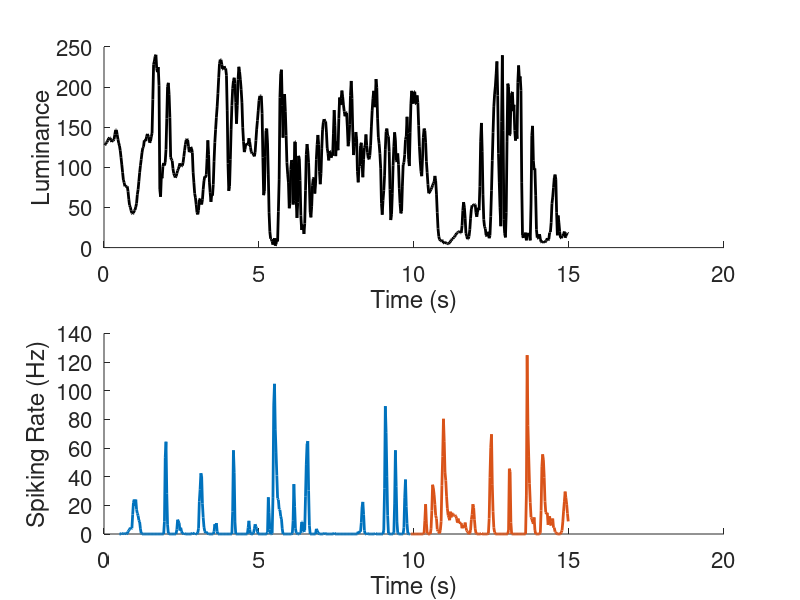
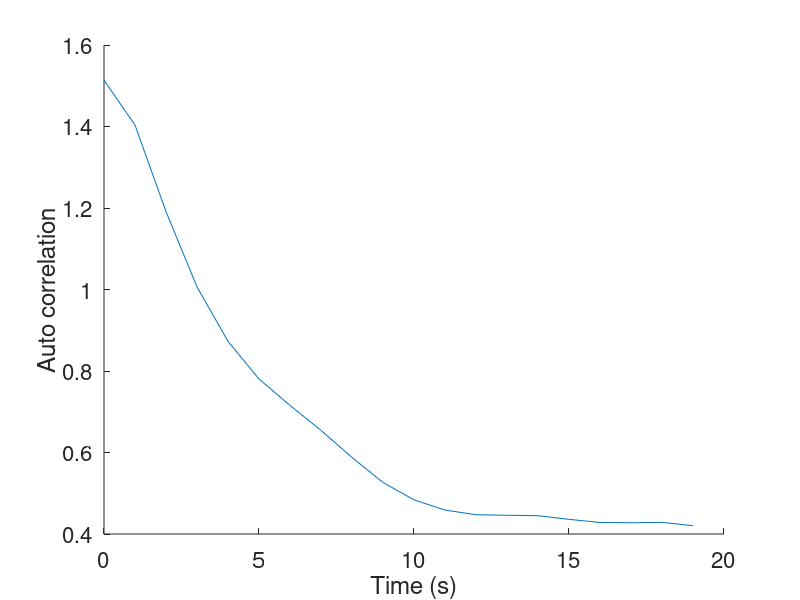
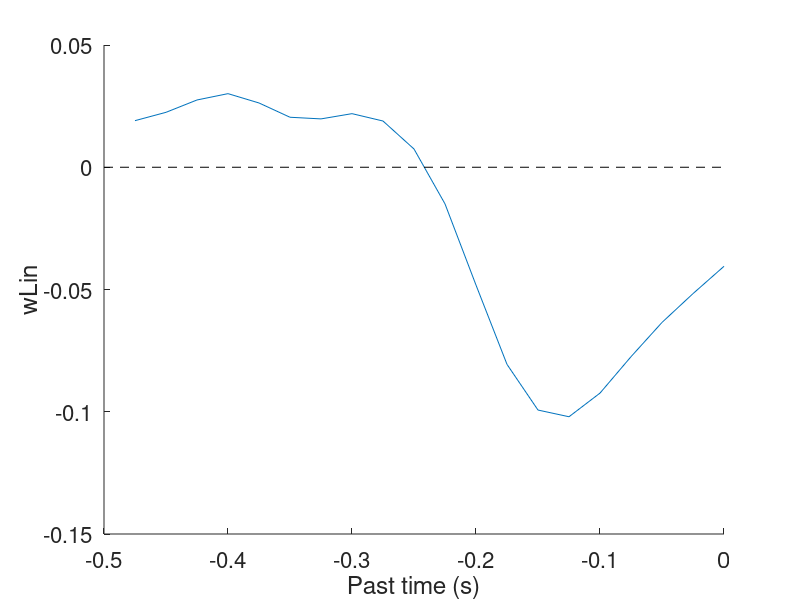
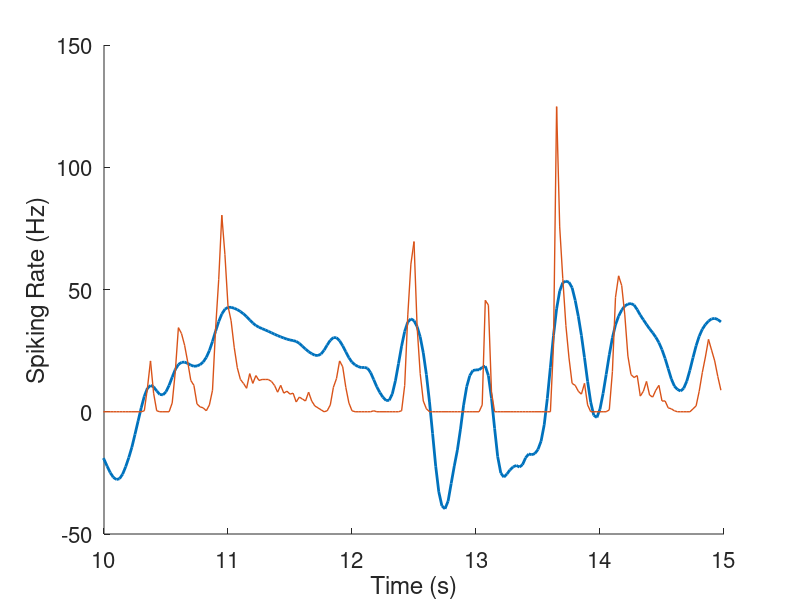

MATLAB code to generate these figures, in order: (Note: this script raises an error after producing the figures.)
%%                    Main Code
%%============================================================================

clc
clear all   % ctrl+r:   comment
close all   % ctrl+t: uncomment

RA = 217276;

%%============================================================================
whos -file dataENSTA_Lect_1.mat % sees  data
% Name             Size              Bytes  Class     Attributes

% binnedOFF      100x599            479200  double              
% binnedON       100x599            479200  double              
% dt               1x1                   8  double              
% stim           599x1                4792  double              

load dataENSTA_Lect_1.mat       % loads data

[R T] = size(binnedOFF);
integrationTime = 0.5/dt;


%% COMPUTE AND VISUALIZE PSTH AND STIMULUS
%%============================================================================
%
% r = mean( n(t,r) , r )
% psth = r/dt
%
timeTr = integrationTime:floor(0.66*T);
timeTe = ceil(0.66*T):T;
TTr = numel(timeTr);
TTe = numel(timeTe);


rTr = mean(binnedOFF(:,timeTr),1);
rTe = mean(binnedOFF(:,timeTe),1);

psthTr = rTr/dt;
psthTe = rTe/dt;

fig=figure;

subplot(2,1,1)
hold on
plot((1:T)*dt,stim,'k','LineWidth',2.0)
xlabel('Time (s)')
ylabel('Luminance')
set(gca,'Fontsize',16);
set(gca,'box','off')

subplot(2,1,2)
hold on
plot(timeTr*dt,psthTr,'LineWidth',2.0)
plot(timeTe*dt,psthTe,'LineWidth',2.0)
xlabel('Time (s)')
ylabel('Spiking Rate (Hz)')
set(gca,'Fontsize',16);
set(gca,'box','off')


%%  LINEAR MODEL
%%============================================================================

% f(t) = \sum_tau w(tau) * ( x(t-tau) -mean(x) ) + b
% We seek to minimize 1/2 * \sum_t (r(t) - f(t) ).^2
%
% r(t) -> rTilde(t) = r(t)-mean(r)
% x(t) -> xTilde(t) = ( x(t)-mean(x) ) / std(x)
%
% autoCov(tau,tau') = \sum_t xTilde(t+tau) xTilde(t+tau')
% STA(tau) = \sum_t rTilde(t) * xTilde(t-tau)
% w(tau) =  STA * Inv(autoCov) 
% 



%% STIMULUS PRE-PROCESSING
%%============================================================================
timeRange = integrationTime:T;

%%%%%%%%%%%%    represents codes to be changed
stimTilde = (stim - mean(stim))/std(stim);  % remove mean and normalize over the standard deviation
%%%%%%%%%%%%

fullStim = zeros([T integrationTime]);

for tt=timeRange
    fullStim(tt,:) = stimTilde((tt-integrationTime+1) :tt);
end


%% STIMULUS AUTOCORRELATION
%%============================================================================
% luminance of time is related with the luminance from the previous and next time
% simplify calculation from the correlation calcules
% using the linear mode to calcule the matrix
%%%%%%%%%%%%
stimAutoCorr = fullStim' * fullStim;        % compute autocorrelation of fullStim over training times
%%%%%%%%%%%%

fig=figure;
hold on
plot( 0:integrationTime-1,stimAutoCorr(1,:)/TTr )
xlabel('Time (s)')
ylabel('Auto correlation')
set(gca,'Fontsize',16);
set(gca,'box','off')
% expected that the data is decreesing, overtime the correlation is getting slower
% STA, the average of the data slide 13 of TD2
% STA


%% STA = Spike-Triggered Average, and LINEAR FILTER
%%============================================================================
% formula to calculated
% STA(tau) = \sum_t rTilde(t) * xTilde(t-tau)
% w(tau) =  STA * Inv(autoCov) 
% b = mean( r(t) ) response
%
% But we will first ignore off diagonal elements in autoCorrelation
%   input is normalized normaly
%   output is not normalized normaly
%


%%%%%%%%%%%%
b = mean(rTr);  % mean of rTr
rTrTilde = rTr - b; % remove the mean to analyse the behavior of the curve in time
STA = rTrTilde * fullStim(timeTr, :);
%%%%%%%%%%%%

wLin = STA * inv( diag(diag( stimAutoCorr ) ) ); % normalizy by the diagonal part of the 
% ignore the fact the facct thtat the situmulous is corrected for the moment and continue with the calculation
% in theory as the code is 
% in exam a code would be given to be completed but the evaluation will take part as what is happennig with the code
% what are seeing:
    % it is biphasical, has a positive and a negative part
    % it is off, not logic gate behavior
    % it does not start at zero, has delay to behavior
    % as the values has autocorrelation 
    % as long as we ignore the autocorrelation the graph will have this behavior
    % biologicaly the plot it does not sense

fig=figure;
hold on
plot((1-integrationTime:0)*dt,wLin) % comment
plot( [-dt*integrationTime 0],[0 0],'--k')
xlabel('Past time (s)')
ylabel('wLin')
set(gca,'Fontsize',16);
set(gca,'box','off')


%% LINEAR PREDICTION
%%============================================================================
%
% f(t) = \sum_tau w(tau) * ( x(t-tau) -mean(x) ) + b
% missing the normal deviation of the sitimula
%


%%%%%%%%%%%%
fLin =  wLin * fullStim(timeTe, :)' + b; % compute prediction for testing times
% makes the matrix multiplication or the convolution cod
%%%%%%%%%%%%

% perfLinReg = corr(psthTe', fLin')

fig=figure;
hold on
plot(timeTe*dt,fLin/dt,'LineWidth',2.0)
plot(timeTe*dt,psthTe,'LineWidth',1.0)
xlim([10 15])
xlabel('Time (s)')
ylabel('Spiking Rate (Hz)')
set(gca,'Fontsize',16);
set(gca,'box','off')

%% WHAT IS HAPPENING ??
%
% Do a scatter plot of psth against prediction
%
% average number of spakes so it should be always positive
% trunquate when the values are negative to remove the problems discovered from the output result

fig=figure;
hold on
%%%%%%%%%%%%
% plot( ??? , ??? , '.','MarkerSize',12)
%%%%%%%%%%%%
plot([-100 100],[-100 100],'--k')
xlabel('PSTH')
ylabel('PREDICTION')
set(gca,'Fontsize',16);
set(gca,'box','off')


%% ReLU TRUNCATION
%
% ReLU(x) = max(x,0)
%

%%%%%%%%%%%%
% implement non-linearity, very common in the brain, in the eyes and in machine learning. it is need to add some non linearity to aproximate the system

fReLU = max(fLin, 0);
% perfReLU = ???
%%%%%%%%%%%%

fig=figure;
hold on
%%%%%%%%%%%%
% plot( ??? , ??? ,'LineWidth',2.0)
% plot( ??? ,psthTe,'LineWidth',1.0)
%%%%%%%%%%%%

xlim([10 15])
xlabel('Time (s)')
ylabel('Spiking Rate (Hz)')
set(gca,'Fontsize',16);
set(gca,'box','off')

%% INCLUDING FULL AUTOCOVARIANCE 
% 
% STA(tau) = \sum_t rTilde(t) * xTilde(t-tau)
% w(tau) =  STA * Inv(autoCov)
% b = mean( r(t) )
%
% And now with the full autoCorrelation
%

%%%%%%%%%%%%
% wLinAC = STA * ????
%%%%%%%%%%%%

fig=figure;
hold on
plot((1-integrationTime:0)*dt,wLin,'LineWidth',2.0) % comment
plot((1-integrationTime:0)*dt,wLinAC,'LineWidth',2.0) % comment
plot( [-dt*integrationTime 0],[0 0],'--k')
xlabel('Past time (s)')
ylabel('wLin')
set(gca,'Fontsize',16);
set(gca,'box','off')

%%%%%%%%%%%%
% fLinAC = ???
%%%%%%%%%%%%

perfLinAC = corr(psthTe', fLinAC')

fig=figure;
hold on
plot(timeTe*dt,fLin/dt,'LineWidth',2.0)
plot(timeTe*dt,psthTe,'LineWidth',1.0)
plot(timeTe*dt,fLinAC/dt,'LineWidth',1.0)
xlim([10 15]);
xlabel('Time (s)')
ylabel('Spiking Rate (Hz)')
set(gca,'Fontsize',16);
set(gca,'box','off')


%% SMOOTHNESS REGULARIZATION
% teacher version will have the response: it will be shared. run the teacher code and the read the code of the teacher and after we willl discuss the plot to try to understand the code and comment as it will be demaned for the examen
% work with the student code and then work with the teacher version
% f(t) = \sum_tau w(tau) * ( x(t-tau) -mean(x) ) + b
% We seek to minimize 1/2 * \sum_t (r(t) - f(t) ).^2 + lambda/2 * w * Laplacian * w
%
% w * Laplacian * w = sum_tau (w(tau) - w(tau+1)).^2
%


lapl = 4*eye(integrationTime);
lapl = lapl - diag( ones([integrationTime-1 1]),1);
lapl = lapl - diag( ones([integrationTime-1 1]),-1);
lapl(1,1) = 2;
lapl(end,end) = 2;

fig=figure;
imagesc(lapl);
colorbar;

%% Let's try with an example regularization strength 

lambda = 10;

%%%%%%%%%%%%
% wLinReg = ??? 
%%%%%%%%%%%%

fig=figure;
hold on
plot((1-integrationTime:0)*dt,wLin,'LineWidth',2.0) % comment
plot((1-integrationTime:0)*dt,wLinAC,'LineWidth',2.0) % comment
plot((1-integrationTime:0)*dt,wLinReg,'LineWidth',2.0) % comment
plot( [-dt*integrationTime 0],[0 0],'--k')
xlabel('Past time (s)')
ylabel('wLin')
set(gca,'Fontsize',16);
set(gca,'box','off')

%%%%%%%%%%%%
% fLinReg = ???
%%%%%%%%%%%%

perfLinReg = corr(psthTe', fLinReg')

fig=figure;
hold on
plot(timeTe*dt,fLin/dt,'LineWidth',2.0)
plot(timeTe*dt,psthTe,'LineWidth',1.0)
plot(timeTe*dt,fLinAC/dt,'LineWidth',1.0)
plot(timeTe*dt,fLinReg/dt,'LineWidth',1.0)
xlim([10 15])
xlabel('Time (s)')
ylabel('Spiking Rate (Hz)')
set(gca,'Fontsize',16);
set(gca,'box','off')

%% LAMBDA OPTIMIZATION

lambdaRange = logspace(-2,4,30);
nLambda = numel(lambdaRange);
perfLambda = zeros([nLambda 1]);

for ll = 1:nLambda
    lambda=lambdaRange(ll);
    wLinReg = STA * inv( stimAutoCorr + lambda * lapl );
    fLinReg = wLinReg * fullStim(timeTe,:)' + b; % comment

    perfLambda(ll) =  corr(psthTe', fLinReg');
end


fig=figure;
hold on
plot(lambdaRange,perfLambda,'LineWidth',2.0)
set(gca,'XScale','log')
xlabel('Regularization strenght')
ylabel('Performance')
set(gca,'Fontsize',16);
set(gca,'box','off')

%% COMPUTE OPTIMAL W and ADD ReLU

[~,llBest] = max(perfLambda);

lambda = lambdaRange(llBest);
wLinReg = STA * inv( stimAutoCorr + lambda * lapl );
fLinReg = wLinReg * fullStim(timeTe,:)' + b; % comment

perfLinReg = corr(psthTe', fLinReg')

perfReLUReg = corr(psthTe', max(fLinReg,0)')

fig=figure;
hold on
plot((1-integrationTime:0)*dt,wLin,'LineWidth',2.0) % comment
plot((1-integrationTime:0)*dt,wLinAC,'LineWidth',2.0) % comment
plot((1-integrationTime:0)*dt,wLinReg,'LineWidth',2.0) % comment
plot( [-dt*integrationTime 0],[0 0],'--k')
xlabel('Past time (s)')
ylabel('wLin')
set(gca,'Fontsize',16);
set(gca,'box','off')




